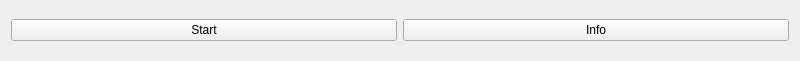
<?xml version="1.0" encoding="UTF-8"?>
<ui version="4.0">
 <class>Widget</class>
 <widget class="QWidget" name="Widget">
  <property name="geometry">
   <rect>
    <x>0</x>
    <y>0</y>
    <width>800</width>
    <height>61</height>
   </rect>
  </property>
  <property name="windowTitle">
   <string>Widget</string>
  </property>
  <layout class="QVBoxLayout" name="verticalLayout">
   <item>
    <layout class="QHBoxLayout" name="horizontalLayout">
     <item>
      <widget class="QPushButton" name="startButton">
       <property name="text">
        <string>Start</string>
       </property>
      </widget>
     </item>
     <item>
      <widget class="QPushButton" name="infoButton">
       <property name="text">
        <string>Info</string>
       </property>
      </widget>
     </item>
    </layout>
   </item>
  </layout>
 </widget>
 <resources/>
 <connections/>
</ui>
